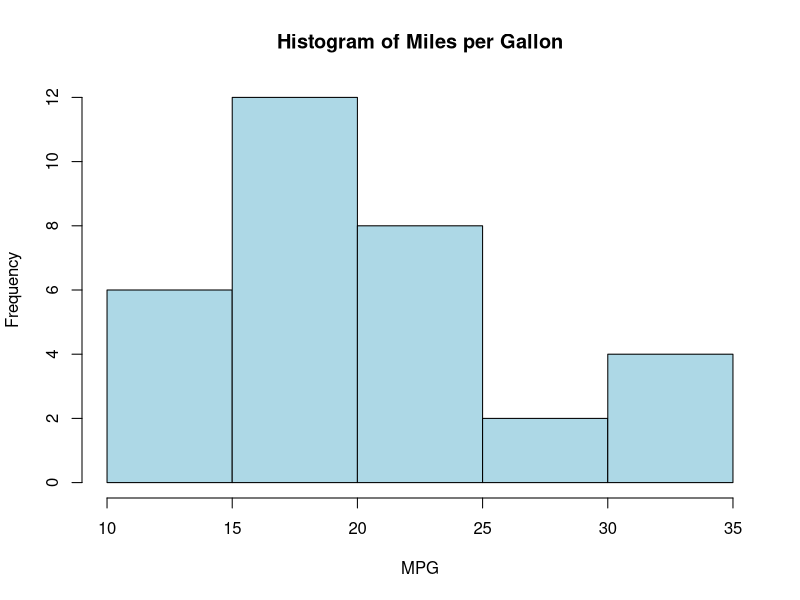

Here is the R script that generated this plot:
# Load built-in dataset
data(mtcars)

# View first few rows
head(mtcars)

# Summary statistics for mpg (miles per gallon)
summary(mtcars$mpg)

# Mean and median
mean(mtcars$mpg)
median(mtcars$mpg)

# Standard deviation
sd(mtcars$mpg)

# Histogram of mpg
hist(mtcars$mpg,
     main = "Histogram of Miles per Gallon",
     xlab = "MPG",
     col = "lightblue",
     border = "black")

# Load dataset
data(mtcars)

# Filter cars with mpg greater than 25
high_mpg <- subset(mtcars, mpg > 25)

# Display results
print(high_mpg)

# Install dplyr if not already installed
# install.packages("dplyr")

library(dplyr)

# Group by number of cylinders and calculate average mpg
grouped_data <- mtcars %>%
  group_by(cyl) %>%
  summarise(avg_mpg = mean(mpg))

print(grouped_data)
